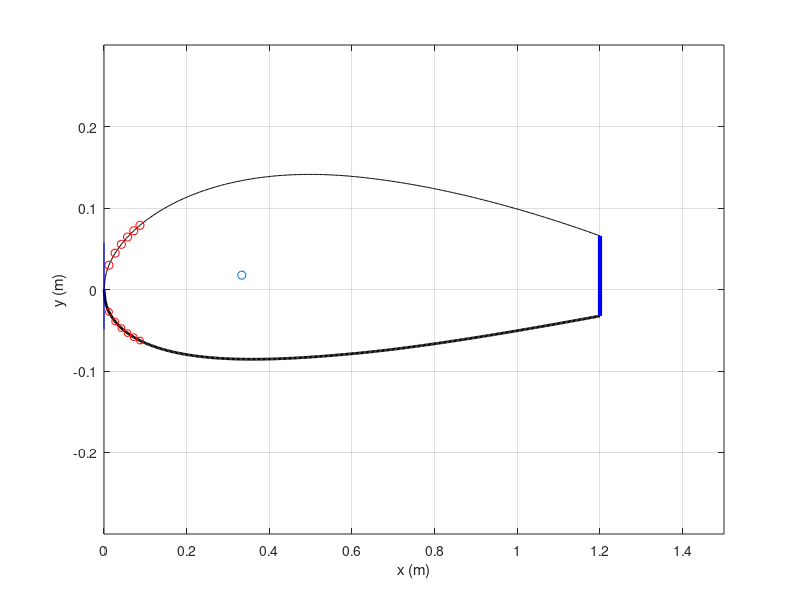

This figure's MATLAB source:
% function [c,Ixx,Iyy,Ixy,x,yU,yL,x_strU,x_strL,x_skinU,x_skinL,L_skinU,L_skinL,x_spar,h_spar,i_spar,dx] = airfoil_section(A_cap,A_str,t_spar,t_skin,x_spar,x_strU,x_strL)
%% airfoil section profile
% NACA 2415
close all; clc; clear all;

m = 0.02;               % 
p = 0.4;                % max camber
t = 0.15;               % max thickness 
c = 1.5;                % chord length
nx = 500;               % number of increments
dx = c/nx;  
x = 0:dx:c;             % even spacing

yc = zeros(1,nx+1);
yt = zeros(1,nx+1);
yU0 = zeros(1,nx+1);
yL0 = zeros(1,nx+1);
theta = zeros(1,nx+1);
xb = p*c;
i_xb = xb/dx + 1;  

% NACA equation source: http://www.aerospaceweb.org/question/airfoils/q0041.shtml    
for i = 1:nx+1
    yt(i) = 5*t*c*(0.2969*sqrt(x(i)/c) - 0.1260*(x(i)/c) - 0.3516*(x(i)/c)^2 + 0.2843*(x(i)/c)^3 - 0.1015*(x(i)/c)^4);
    if i <= i_xb
        yc(i) = m*x(i)/p^2*(2*p - x(i)/c);
        theta(i) = atan(2*m/p^2*(p - x(i)/c));
    else
        yc(i) = m*(c - x(i))/(1-p)^2*(1 + x(i)/c - 2*p);
        theta(i) = atan(2*m/(1-p)^2*(p-x(i)/c));
    end
    yU0(i) = yc(i) + yt(i)*cos(theta(i));
    yL0(i) = yc(i) - yt(i)*cos(theta(i));
end

% The last 20% of the chord length of the airfoil was neglected under the assumption that
% this section contained flaps and ailerons, and would therefore not support aerodynamic loads.
i_xend = round(0.8*c/dx)+1;
x = x(1:i_xend);
yU = yU0(1:i_xend);
yL = yL0(1:i_xend);

%% Spars
spar.x = [x(20), x(30)];                     % choose x locations
spar.t = 0.5;                                % thickness of spar
spar.x = [spar.x,x(end)];                    % x location of spar
spar.n = length(spar.x);                     % number of spars
spar.i = round(spar.x./dx)+1;                % index of spars  
spar.h = yU(spar.i) - yL(spar.i);            % height of spar
spar.Cy = (yU(spar.i) + yL(spar.i))/2;       % y centroid of spar  
spar.A = spar.t*spar.h;                      % area of spar


%% Stringers
str.x_upp = [x(5), x(10), x(15), x(20), x(25),x(30)];     % x locations of upper stringers
str.n_upp = length(str.x_upp);                            % number of upper stringers
str.i_upp = round(str.x_upp./dx)+1;                       % indices of upper stringers
str.A_upp = 0.5;                                          % area of each upper stringer

str.x_low = [x(5), x(10), x(15), x(20), x(25),x(30)];     % x locations of lower stringers
str.n_low = length(str.x_low);                            % number of lower stringers
str.i_low = round(str.x_low./dx)+1;                       % indices of lower stringers
str.A_low = 0.5;                                          % area of each lower stringer


%% Nodes and Skins
% Nodes include spar caps and stringers
node.x_upp = [str.x_upp,spar.x];            % x location of upper stringers and spars
node.x_upp = sort(node.x_upp);              % sort ascending

% skin should be broken into smaller elements for higher accuracy of calculation
% break one skin element into two by adding one more node in between

skin.t = 5;                                  % thickness of skin
skin.x_upp = zeros(1,2*length(node.x_upp)-1);
for i = 1:length(node.x_upp)-1
    skin.x_upp(2*i-1) = node.x_upp(i);
    skin.x_upp(2*i) = (node.x_upp(i) + node.x_upp(i+1))/2;
end
skin.x_upp(end) = node.x_upp(end);

skin.i_upp = round(skin.x_upp/dx)+1;       % indices of skins
skin.n_upp = length(skin.x_upp)-1;         % number of upper skins
skin.l_upp = zeros(1,skin.n_upp);          % length of upper skins
skin.A_upp = zeros(1,skin.n_upp);          % area of upper skins
skin.Cx_upp = zeros(1,skin.n_upp);         % x centroid of upper skins
skin.Cy_upp = zeros(1,skin.n_upp);         % y centroid of upper skins

for i = 1:skin.n_upp
    skin.l_upp(i) = sqrt((yU(skin.i_upp(i+1)) - yU(skin.i_upp(i)))^2 + (skin.x_upp(i+1) - skin.x_upp(i))^2);  
    skin.A_upp(i) = skin.t*skin.l_upp(i);
    skin.Cx_upp(i) = (skin.x_upp(i+1) + skin.x_upp(i))/2;
    skin.Cy_upp(i) = (yU(skin.i_upp(i+1)) + yU(skin.i_upp(i)))/2;
end

% lower part
node.x_low = [str.x_low,spar.x];
node.x_low = sort(node.x_low);

skin.x_low = zeros(1,2*length(node.x_low)-1);
for i = 1:length(node.x_low)-1
    skin.x_low(2*i-1) = node.x_low(i);
    skin.x_low(2*i) = (node.x_low(i) + node.x_low(i+1))/2;
end
skin.x_low(end) = node.x_low(end);

skin.i_low = round(skin.x_low/dx)+1;
skin.n_low = length(skin.x_low)-1;
skin.l_low = zeros(1,skin.n_low);
skin.A_low = zeros(1,skin.n_low);
skin.Cx_low = zeros(1,skin.n_low);
skinL.Cy_low = zeros(1,skin.n_low);

for i = 1:skin.n_low
    skin.l_low(i) = sqrt((yL(skin.i_low(i+1)) - yL(skin.i_low(i)))^2 + (skin.x_low(i+1) - skin.x_low(i))^2);
    skin.A_low(i) = skin.t*skin.l_low(i);
    skin.Cx_low(i) = (skin.x_low(i+1) + skin.x_low(i))/2;
    skin.Cy_low(i) = (yL(skin.i_low(i+1)) + yL(skin.i_low(i)))/2;
end

%% centroid of the wing section
% initial value
Cx_sum = sum(str.x_upp) + sum(str.x_low) + sum(spar.x) + sum(skin.Cx_low) + sum(skin.Cx_upp) ;
Cy_sum = sum(yU(str.i_upp)) + sum(yL(str.i_low)) + sum(spar.Cy) + sum(skin.Cy_low) + sum(skin.Cy_upp);
A_sum = str.A_upp*str.n_upp + str.A_low*str.n_low + sum(spar.A) + sum(skin.A_low) + sum(skin.A_upp);

% spars
% for i = 1:n
%     Cx_sum = Cx_sum + x(i)*area(i);
%     Cy_sum = Cy_sum + Cy(i)*area(i);
%     A_sum = A_sum + area(i);
% end

%
%
% please finish the part for stringers, spar caps and skins
%
%

Cx = Cx_sum/A_sum;
Cy = Cy_sum/A_sum;

figure
plot(x,yU,'k',x,yL,'k','Linewidth',2);
ylim([-0.3 0.3])
hold on
xlim([0,c]);
plot(str.x_upp,yU(str.i_upp),'or',str.x_low,yL(str.i_low),'or','markersize',5);
plot([x(1),x(1)],[yU(i(1)),yL(i(1))],'b',[x(end),x(end)],[yU(end),yL(end)],'b','Linewidth',3);
% plot(x,yU(i),'sg',x,yL(i),'sg','markersize',7);
% plot([x(end),x(end)],[yU(end),yL(end)]);
scatter(Cx,Cy,'m*')
ylabel('y (m)')
xlabel('x (m)')
grid on

%% Area moments of inertia
% initial value
Ixx = 0;
Iyy = 0;
Ixy = 0;

% spars
% for i = 1:n
%     Ixx = Ixx + spar.t*height(i)^3/12 + area(i)*(Cy(i)-Cy)^2;
%     Iyy = Iyy + spar.t^3*height(i)/12 + area(i)*(x(i)-Cx)^2;
%     Ixy = Ixy + area(i)*(Cy(i)-Cy)*(x(i)-Cx);
% end

%
%
% please add contrbution of spar caps, stringers and skin panels. You can use the previous code as a reference.
%
%

%% coordiante transformation: new origin at centroid
%
%
% You need to update x, yU, yL, x_skinU, x_skinL, x_spar, x_strU, x_strL
%
%





